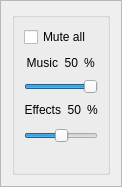
   <widget class="QFrame" name="frame_audio">
    <property name="geometry">
     <rect>
      <x>50</x>
      <y>680</y>
      <width>111</width>
      <height>111</height>
     </rect>
    </property>
    <property name="frameShape">
     <enum>QFrame::StyledPanel</enum>
    </property>
    <property name="frameShadow">
     <enum>QFrame::Raised</enum>
    </property>
    <layout class="QHBoxLayout" name="horizontalLayout_8">
     <item>
      <spacer name="horizontalSpacer_11">
       <property name="orientation">
        <enum>Qt::Horizontal</enum>
       </property>
       <property name="sizeHint" stdset="0">
        <size>
         <width>40</width>
         <height>20</height>
        </size>
       </property>
      </spacer>
     </item>
     <item>
      <layout class="QVBoxLayout" name="verticalLayout_7">
       <item>
        <spacer name="verticalSpacer_11">
         <property name="orientation">
          <enum>Qt::Vertical</enum>
         </property>
         <property name="sizeHint" stdset="0">
          <size>
           <width>20</width>
           <height>40</height>
          </size>
         </property>
        </spacer>
       </item>
       <item>
        <widget class="QGroupBox" name="groupBox_14">
         <property name="title">
          <string/>
         </property>
         <layout class="QVBoxLayout" name="verticalLayout_28">
          <item>
           <widget class="QCheckBox" name="checkBox_Sound_Mute">
            <property name="text">
             <string>Mute all</string>
            </property>
           </widget>
          </item>
          <item>
           <layout class="QVBoxLayout" name="verticalLayout_9">
            <item>
             <layout class="QHBoxLayout" name="horizontalLayout_13">
              <item>
               <spacer name="horizontalSpacer_26">
                <property name="orientation">
                 <enum>Qt::Horizontal</enum>
                </property>
                <property name="sizeHint" stdset="0">
                 <size>
                  <width>40</width>
                  <height>20</height>
                 </size>
                </property>
               </spacer>
              </item>
              <item>
               <widget class="QLabel" name="label_12">
                <property name="text">
                 <string>Music</string>
                </property>
                <property name="alignment">
                 <set>Qt::AlignRight|Qt::AlignTrailing|Qt::AlignVCenter</set>
                </property>
               </widget>
              </item>
              <item>
               <widget class="QLabel" name="label_19">
                <property name="maximumSize">
                 <size>
                  <width>40</width>
                  <height>16777215</height>
                 </size>
                </property>
                <property name="text">
                 <string>50</string>
                </property>
                <property name="alignment">
                 <set>Qt::AlignRight|Qt::AlignTrailing|Qt::AlignVCenter</set>
                </property>
               </widget>
              </item>
              <item>
               <widget class="QLabel" name="label_20">
                <property name="text">
                 <string>%</string>
                </property>
                <property name="alignment">
                 <set>Qt::AlignLeading|Qt::AlignLeft|Qt::AlignVCenter</set>
                </property>
               </widget>
              </item>
              <item>
               <spacer name="horizontalSpacer_27">
                <property name="orientation">
                 <enum>Qt::Horizontal</enum>
                </property>
                <property name="sizeHint" stdset="0">
                 <size>
                  <width>40</width>
                  <height>20</height>
                 </size>
                </property>
               </spacer>
              </item>
             </layout>
            </item>
            <item>
             <widget class="QSlider" name="horizontalSlider_soundVolume_music">
              <property name="styleSheet">
               <string notr="true"/>
              </property>
              <property name="maximum">
               <number>100</number>
              </property>
              <property name="sliderPosition">
               <number>100</number>
              </property>
              <property name="orientation">
               <enum>Qt::Horizontal</enum>
              </property>
             </widget>
            </item>
           </layout>
          </item>
          <item>
           <layout class="QVBoxLayout" name="verticalLayout_10">
            <item>
             <layout class="QHBoxLayout" name="horizontalLayout_14">
              <item>
               <spacer name="horizontalSpacer_28">
                <property name="orientation">
                 <enum>Qt::Horizontal</enum>
                </property>
                <property name="sizeHint" stdset="0">
                 <size>
                  <width>40</width>
                  <height>20</height>
                 </size>
                </property>
               </spacer>
              </item>
              <item>
               <widget class="QLabel" name="label_13">
                <property name="text">
                 <string>Effects</string>
                </property>
                <property name="alignment">
                 <set>Qt::AlignRight|Qt::AlignTrailing|Qt::AlignVCenter</set>
                </property>
               </widget>
              </item>
              <item>
               <widget class="QLabel" name="label_21">
                <property name="maximumSize">
                 <size>
                  <width>40</width>
                  <height>16777215</height>
                 </size>
                </property>
                <property name="text">
                 <string>50</string>
                </property>
                <property name="alignment">
                 <set>Qt::AlignRight|Qt::AlignTrailing|Qt::AlignVCenter</set>
                </property>
               </widget>
              </item>
              <item>
               <widget class="QLabel" name="label_22">
                <property name="text">
                 <string>%</string>
                </property>
                <property name="alignment">
                 <set>Qt::AlignLeading|Qt::AlignLeft|Qt::AlignVCenter</set>
                </property>
               </widget>
              </item>
              <item>
               <spacer name="horizontalSpacer_29">
                <property name="orientation">
                 <enum>Qt::Horizontal</enum>
                </property>
                <property name="sizeHint" stdset="0">
                 <size>
                  <width>40</width>
                  <height>20</height>
                 </size>
                </property>
               </spacer>
              </item>
             </layout>
            </item>
            <item>
             <widget class="QSlider" name="horizontalSlider_soundVolume_effects">
              <property name="minimumSize">
               <size>
                <width>0</width>
                <height>20</height>
               </size>
              </property>
              <property name="maximum">
               <number>100</number>
              </property>
              <property name="pageStep">
               <number>1</number>
              </property>
              <property name="value">
               <number>50</number>
              </property>
              <property name="orientation">
               <enum>Qt::Horizontal</enum>
              </property>
             </widget>
            </item>
           </layout>
          </item>
          <item>
           <spacer name="horizontalSpacer_13">
            <property name="orientation">
             <enum>Qt::Horizontal</enum>
            </property>
            <property name="sizeHint" stdset="0">
             <size>
              <width>397</width>
              <height>17</height>
             </size>
            </property>
           </spacer>
          </item>
         </layout>
        </widget>
       </item>
       <item>
        <spacer name="verticalSpacer_5">
         <property name="orientation">
          <enum>Qt::Vertical</enum>
         </property>
         <property name="sizeHint" stdset="0">
          <size>
           <width>20</width>
           <height>40</height>
          </size>
         </property>
        </spacer>
       </item>
      </layout>
     </item>
     <item>
      <spacer name="horizontalSpacer_12">
       <property name="orientation">
        <enum>Qt::Horizontal</enum>
       </property>
       <property name="sizeHint" stdset="0">
        <size>
         <width>14</width>
         <height>20</height>
        </size>
       </property>
      </spacer>
     </item>
    </layout>
   </widget>
